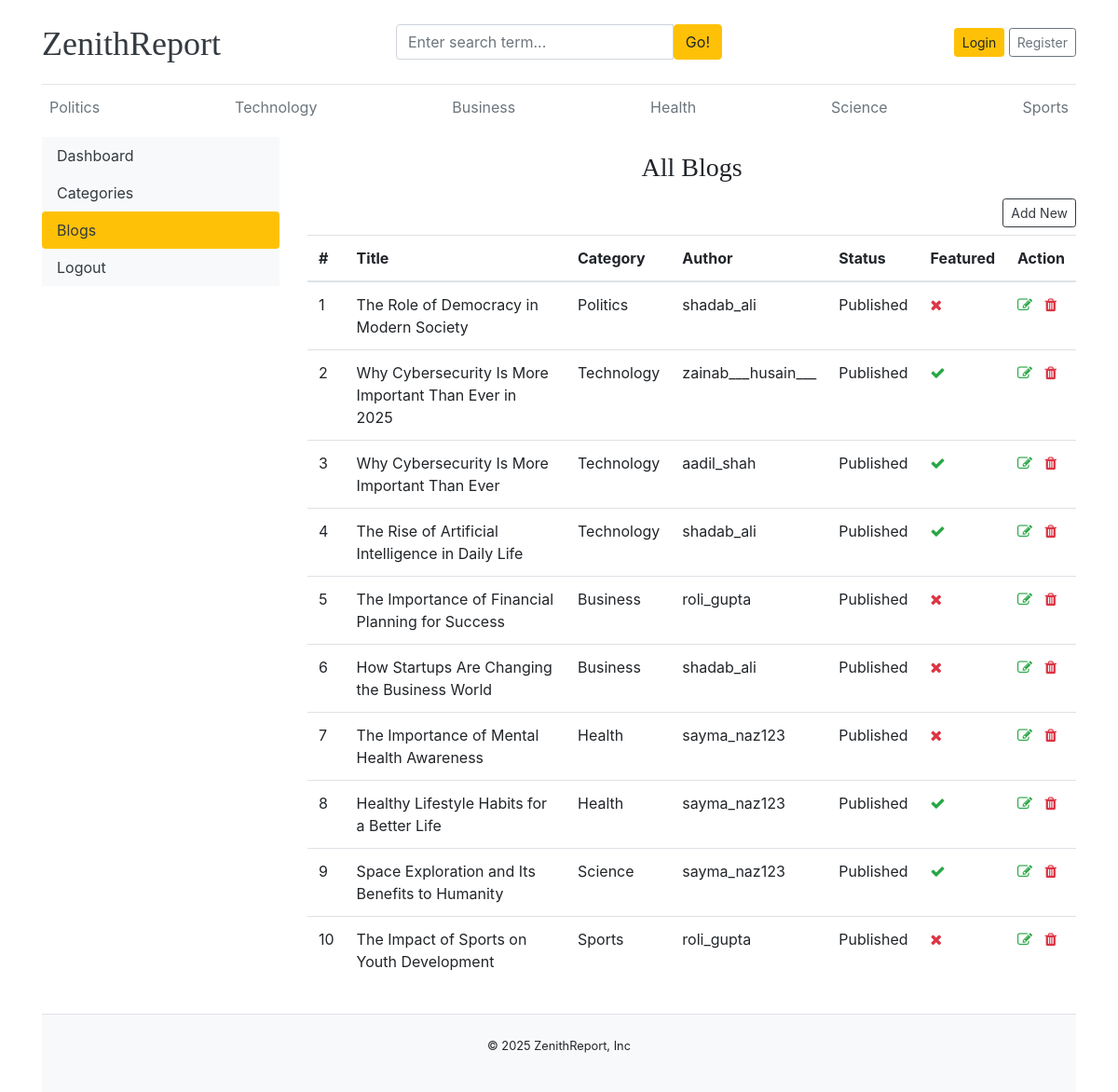
Page /dashboard/blogs/ on the committed database.
### blogs/models.py (models this page shows, shortened)
class Category(models.Model):
    category_name = models.CharField(unique=True, max_length=50 )
    created_at = models.DateTimeField(auto_now_add=True)
    updated_at = models.DateTimeField(auto_now=True)
    class Meta:
        verbose_name_plural = 'Categories'
    def __str__(self):
        return self.category_name

class Blog(models.Model):
    title = models.CharField(max_length=100)
    slug = models.SlugField(max_length=150, unique=True, blank=True)
    category = models.ForeignKey(Category, on_delete=models.CASCADE)
    author = models.ForeignKey(User, on_delete=models.CASCADE)
    featured_image = models.ImageField(upload_to='uploads/%Y/%m/%d')
    short_description = models.TextField(max_length=500)
    blog_body = models.TextField(max_length=2000)
    status = models.CharField(max_length=20, choices=STATUS_CHOICES, default="Draft")
    is_featured = models.BooleanField(default=False)
    created_at = models.DateTimeField(auto_now_add=True)
    updated_at = models.DateTimeField(auto_now=True)

### dashboard/views.py (the view)
# urls.py: path("blogs/", views.blogs, name='blogs'),
def blogs(request):
    blogs = Blog.objects.all().order_by('-updated_at')
    context = {
        'blogs' : blogs
    }
    return render(request, 'dashboard/blogs.html', context)

### blogs/context_processors.py (called while the page is built)
def get_category(request):
    categories = Category.objects.all().order_by('-updated_at')
    return dict(categories = categories)

def get_social_links(request):
    social_links = SocialLink.objects.all()
    return dict(social_links = social_links)

### templates/dashboard/blogs.html (shortened to what this page needs)
{% extends "base.html" %}
{% block content %}
<div class="row">
    {% include "dashboard/sidebar.html" %}
    <div class="col-md-9">
        <h3 class="text-center my-3">All Blogs</h3>
        <a href="{% url 'add_blog' %}" class="btn btn-sm btn-outline-dark mb-2 float-right">Add New</a>
        <table class="table table-hover">
            <thead>
                <tr>
                    <th>#</th>
                    <th>Title</th>
                    <th>Category</th>
                    <th>Author</th>
                    <th>Status</th>
                    <th>Featured</th>
                    <th>Action</th>
                </tr>
            </thead>
            <tbody>
                {% for blog in blogs %}
                    <tr>
                        <td>{{ forloop.counter }}</td>
                        <td>{{ blog.title }}</td>
                        <td>{{ blog.category }}</td>
                        <td>{{ blog.author }}</td>
                        <td>{{ blog.status }}</td>
                        <td>{% if blog.is_featured %}<i class="fa fa-check text-success"></i>
                            {% else %} <i class="fa fa-times text-danger"></i>
                           {% endif %}</td>
                        <td>
                            <a href="{% url 'edit_blog' blog.id %}"><i class="fa fa-edit text-success"></i></a>
                            <a href="{% url 'delete_blog' blog.id %}"><i class="fa fa-trash text-danger"></i></a>
                        </td>
                    </tr>
                {% endfor %}
            </tbody>
        </table>
    </div>
</div>
{% endblock content %}

### templates/base.html (shortened to what this page needs)
{% load static %}
<!DOCTYPE html>
<html lang="en">
<head>
    <link href="https://getbootstrap.com/docs/4.0/dist/css/bootstrap.min.css" rel="stylesheet">
    <link href="{% static 'css/blog.css' %}" rel="stylesheet">
    <link rel="stylesheet" href="https://cdnjs.cloudflare.com/ajax/libs/font-awesome/4.7.0/css/font-awesome.min.css">
</head>
<body>
    <div class="container">
        <header class="blog-header py-3">
            <div class="row flex-nowrap justify-content-between align-items-center">
                <div class="col-4 pt-1">
                    <a class="blog-header-logo text-dark" href="/">ZenithReport</a>
                </div>
                <div class="col-4">
                    <form action="{% url 'search' %}" method="get">
                        <div class="input-group">
                            <input type="text" class="form-control" name="keyword" value="{{ keyword }}" placeholder="Enter search term...">
                            <button type="submit" class="btn btn-warning" id="button-search">Go!</button>
                        </div>
                    </form>
                </div>
                <div class="col-4 d-flex justify-content-end align-items-center">
                    {% if not user.is_authenticated %}
                        <a class="btn btn-sm btn-warning" href="{% url 'login' %}">Login</a> &nbsp;
                        <a class="btn btn-sm btn-outline-secondary" href="{% url 'register' %}">Register</a>
                    {% else %}
                        <span><a class="btn btn-sm btn-outline-secondary" href="{% url 'dashboard' %}">Dashboard</a></span>
                        &emsp;
                        <span><a class="btn btn-sm btn-warning" href="{% url 'logout' %}">Logout</a></span>
                    {% endif %}
                </div>
            </div>
        </header>
        <div class="nav-scroller py-1 mb-2">
            <nav class="nav d-flex justify-content-between">
            {% for category in categories%}
                <a class="p-2 text-muted" href="{% url 'blogs_by_category' category.id %}">{{ category.category_name }}</a>
            {% endfor %}
            </nav>
        </div>
        {% block content %}
        {% endblock content %}
        <footer class="py-2 mt-3 bg-light border-top">
            <div class="container">
                <div class="row">
                    <div class="col mb-3">
                        <small class="d-block my-3 text-center">&copy; 2025 ZenithReport, Inc</small>
                    </div>
                </div>
            </div>
        </footer>
    </div>
</body>
</html>

### blog_main/static/css/blog.css (style rules this page uses)
.blog-header { border-bottom: 1px solid #e5e5e5; }
.blog-header-logo { font-family: "Playfair Display", Georgia, "Times New Roman", serif; font-size: 2.25rem; }
h1, h2, h3, h4, h5, h6 { font-family: "Playfair Display", Georgia, "Times New Roman", serif; }

### rows in the picture
Category: category_name "Politics"
Category: category_name "Technology"
Category: category_name "Business"
Category: category_name "Health"
Category: category_name "Science"
Category: category_name "Sports"
Blog: title "The Role of Democracy in Modern Society", category "Politics", author "shadab_ali", status "Published", is_featured False (drawn)
Blog: title "Why Cybersecurity Is More Important Than Ever in 2025", category "Technology", author "zainab___husain___", status "Published", is_featured True (drawn)
Blog: title "Why Cybersecurity Is More Important Than Ever", category "Technology", author "aadil_shah", status "Published", is_featured True (drawn)
Blog: title "The Rise of Artificial Intelligence in Daily Life", category "Technology", author "shadab_ali", status "Published", is_featured True (drawn)
Blog: title "The Importance of Financial Planning for Success", category "Business", author "roli_gupta", status "Published", is_featured False (drawn)
Blog: title "How Startups Are Changing the Business World", category "Business", author "shadab_ali", status "Published", is_featured False (drawn)
Blog: title "The Importance of Mental Health Awareness", category "Health", author "sayma_naz123", status "Published", is_featured False (drawn)
Blog: title "Healthy Lifestyle Habits for a Better Life", category "Health", author "sayma_naz123", status "Published", is_featured True (drawn)
Blog: title "Space Exploration and Its Benefits to Humanity", category "Science", author "sayma_naz123", status "Published", is_featured True (drawn)
Blog: title "The Impact of Sports on Youth Development", category "Sports", author "roli_gupta", status "Published", is_featured False (drawn)
